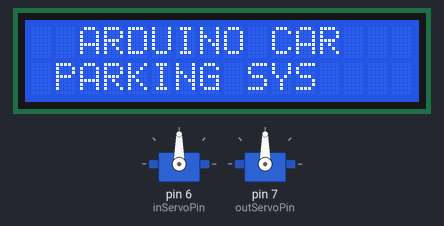
Bench run of a program on a simulated Arduino Uno, built with avr-gcc and run on an emulated ATmega328P. Shown: 16×2 character LCD, 2 × servo. Wiring (from diagram.json): 2 × ultrasonic range finder: trigger pin 5, echo pin 4 / trigger pin 3, echo pin 2.

Above: at 0.1 s.
At 3.2 s:
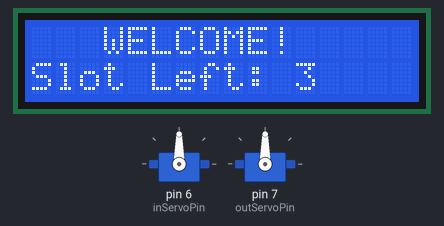
At 19.9 s:
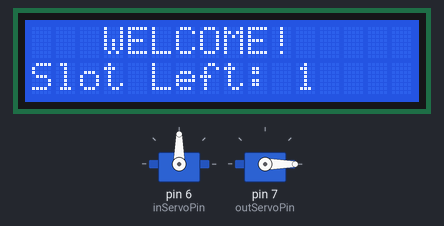
At 32.5 s:
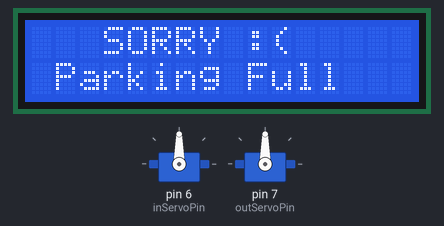
Timing chart, 0 to 40.0 s (numbered marks = the images above):
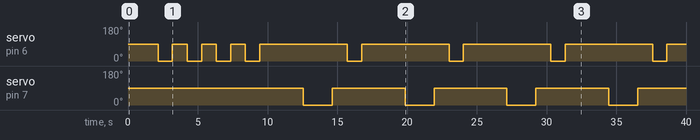

Measured:
- by itself, servo on pin 6 (inServoPin): goes 3 × (0° 1.0 s, 90° 1.1 s), 4 × (0° 1.0 s, 90° 6.3 s), 0° 1.0 s, then 90°
- by itself, servo on pin 7 (outServoPin): alternates 90° for 5.2 s and 0° for 2.1 s
- what the display in image 1 shows lasts 2.1 s, from 3.2 s to 5.3 s
- what the display in image 2 shows lasts 4.1 s, from 19.9 s to 24.0 s

The program:

main.cpp
```cpp
#include <Arduino.h>
#include <Wire.h>
#include <LiquidCrystal_I2C.h>
#include <Servo.h>

// LCD
LiquidCrystal_I2C lcd(0x27, 16, 2);

// Servos
Servo inServo;
Servo outServo;

// Ultrasonic pins
int trigIn = 2;
int echoIn = 3;

int trigOut = 4;
int echoOut = 5;

// Servo pins
int inServoPin = 6;
int outServoPin = 7;

// Parking slots
int Slot = 4;   // TOTAL SLOTS

int flagIn = 0;
int flagOut = 0;

// Distance threshold (cm)
int distanceLimit = 10;

// Function to measure distance
long getDistance(int trigPin, int echoPin) {
  digitalWrite(trigPin, LOW);
  delayMicroseconds(2);

  digitalWrite(trigPin, HIGH);
  delayMicroseconds(10);
  digitalWrite(trigPin, LOW);

  long duration = pulseIn(echoPin, HIGH, 30000);
  long distance = duration * 0.034 / 2;

  return distance;
}

void setup() {
  Serial.begin(9600);

  lcd.init();
  lcd.backlight();

  pinMode(trigIn, OUTPUT);
  pinMode(echoIn, INPUT);

  pinMode(trigOut, OUTPUT);
  pinMode(echoOut, INPUT);

  inServo.attach(inServoPin);
  outServo.attach(outServoPin);

  // Close gates
  inServo.write(90);
  outServo.write(90);

  lcd.setCursor(0, 0);
  lcd.print("  ARDUINO CAR  ");
  lcd.setCursor(0, 1);
  lcd.print(" PARKING SYS ");
  delay(2000);
  lcd.clear();
}

void loop() {

  long distIn = getDistance(trigIn, echoIn);
  long distOut = getDistance(trigOut, echoOut);

  // -------- IN GATE --------
  if (distIn < distanceLimit && flagIn == 0) {
    if (Slot > 0) {
      flagIn = 1;
      if (flagOut == 0) {
        inServo.write(0);   // Open gate
        Slot--;
      }
    } else {
      lcd.clear();
      lcd.setCursor(0, 0);
      lcd.print("   SORRY :(   ");
      lcd.setCursor(0, 1);
      lcd.print(" Parking Full ");
      delay(2000);
      lcd.clear();
    }
  }

  // -------- OUT GATE --------
  if (distOut < distanceLimit && flagOut == 0) {
    flagOut = 1;
    if (flagIn == 0) {
      outServo.write(0);  // Open gate
      Slot++;
    }
  }

  // -------- RESET --------
  if (flagIn == 1 && flagOut == 1) {
    delay(1000);
    inServo.write(90);    // Close gates
    outServo.write(90);
    flagIn = 0;
    flagOut = 0;
  }

  // -------- LCD DISPLAY --------
  lcd.setCursor(0, 0);
  lcd.print("   WELCOME!   ");
  lcd.setCursor(0, 1);
  lcd.print("Slot Left: ");
  lcd.print(Slot);
  lcd.print("  ");

  delay(1000);
}
```
